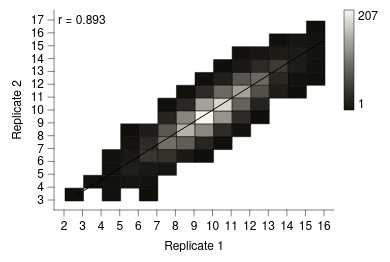

Write the Vega-Lite specification saved for this chart.
### Vega-Lite specification from a JSON file in a GitHub repository (floating-point values rounded to 4 significant figures; data arrays with more than 128 entries replaced by an {"elided": "..."} marker saying what was removed)
{"background": null, "config": {"arc": {"fill": "#DBDBDB", "fillOpacity": 1.0, "innerRadius": 25.0, "padAngle": 0.03, "stroke": "black", "strokeOpacity": 1, "strokeWidth": 0.25}, "area": {"fill": "#DBDBDB", "fillOpacity": 1.0, "stroke": "black", "strokeOpacity": 1, "strokeWidth": 0.25}, "axis": {"domain": true, "domainCap": "round", "domainColor": "black", "domainWidth": 0.25, "grid": false, "gridCap": "round", "gridColor": "#F1F1F1", "gridDash": [0, 0], "gridOpacity": 1.0, "gridWidth": 0.25, "labelColor": "black", "labelFont": "Helvetica Neue, HelveticaNeue, Helvetica, Arial, sans-serif", "labelFontSize": 6, "labelFontStyle": "normal", "labelFontWeight": 400, "offset": 0, "ticks": true, "tickCap": "round", "tickColor": "black", "tickRound": false, "tickSize": 3.0, "tickWidth": 0.25, "titleColor": "black", "titleFont": "Helvetica Neue, HelveticaNeue, Helvetica, Arial, sans-serif", "titleFontSize": 6, "titleFontStyle": "normal", "titleFontWeight": 400}, "axisX": {"domain": true, "labelAlign": "center", "labelAngle": 0, "labels": true, "ticks": true, "translate": 0}, "axisY": {"domain": true, "labelAlign": "right", "labelAngle": 0, "labels": true, "ticks": true, "translate": 0}, "axisRight": {"domain": true, "labelAlign": "left", "labelAngle": 0, "labels": true, "ticks": true, "translate": 0}, "axisTop": {"domain": true, "labelAlign": "center", "labelAngle": 0, "labels": true, "ticks": true, "translate": 0}, "axisBand": {"tickOffset": 0}, "bar": {"fill": "#DBDBDB", "fillOpacity": 1.0, "stroke": "black", "strokeOpacity": 1, "strokeWidth": 0.25}, "boxplot": {"size": 9.0, "ticks": {"cornerRadius": 0.25, "fill": "black", "opacity": 1, "size": 4.5, "thickness": 0.25}, "box": {"fillOpacity": 1.0, "stroke": "black", "strokeOpacity": 1, "strokeWidth": 0.25}, "median": {"cornerRadius": 0, "fill": "black", "fillOpacity": 1.0, "opacity": 1, "size": 9.0, "thickness": 0.25}, "rule": {"fill": "black", "fillOpacity": 1.0, "size": 10.0, "stroke": "black", "strokeDash": [0, 0], "strokeOpacity": 1, "strokeWidth": 0.25}, "outliers": {"color": "black", "fill": "black", "fillOpacity": 1.0, "size": 0, "stroke": "black", "strokeOpacity": 1, "strokeWidth": 0.25}}, "circle": {"fill": "black", "fillOpacity": 1.0, "size": 1.25, "stroke": null, "strokeOpacity": 1, "strokeWidth": 0.25}, "errorband": {"band": {"fillOpacity": 0.6, "stroke": null, "strokeWidth": 0.25, "strokeOpacity": 1}, "borders": {"opacity": 0, "strokeOpacity": 1, "strokeWidth": 0.25}}, "errorbar": {"opacity": 1, "rule": {"strokeDash": [0, 0], "strokeWidth": 0.25}, "ticks": {"color": "black", "cornerRadius": 0.125, "opacity": 1, "size": 6.0, "thickness": 0.25}, "thickness": 0.25}, "font": "Helvetica Neue, HelveticaNeue, Helvetica, Arial, sans-serif", "geoshape": {"fill": "#DBDBDB", "fillOpacity": 1.0, "stroke": "black", "strokeOpacity": 1, "strokeWidth": 0.25}, "header": {"labelColor": "black", "labelFont": "Helvetica Neue, HelveticaNeue, Helvetica, Arial, sans-serif", "labelFontSize": 6, "labelFontStyle": "normal", "labelFontWeight": 400, "titleColor": "black", "titleFont": "Helvetica Neue, HelveticaNeue, Helvetica, Arial, sans-serif", "titleFontSize": 6, "titleFontStyle": "normal", "titleFontWeight": 400, "titlePadding": 0}, "legend": {"disable": false, "offset": 4.5, "titlePadding": 4, "labelOffset": 2, "gradientLabelOffset": 2, "columnPadding": 4, "rowPadding": 2, "gradientThickness": 5, "gradientOpacity": 1.0, "gradientStrokeColor": "black", "gradientStrokeWidth": 0.25, "labelColor": "black", "labelFont": "Helvetica Neue, HelveticaNeue, Helvetica, Arial, sans-serif", "labelFontSize": 6, "labelFontStyle": "normal", "labelFontWeight": 400, "strokeColor": "black", "strokeWidth": 0, "symbolSize": 36, "symbolStrokeColor": "black", "symbolStrokeWidth": 0.25, "titleColor": "black", "titleFont": "Helvetica Neue, HelveticaNeue, Helvetica, Arial, sans-serif", "titleFontSize": 6, "titleFontStyle": "normal", "titleFontWeight": 400}, "line": {"color": "black", "stroke": "black", "strokeCap": "butt", "strokeDash": [0, 0], "strokeOpacity": 1, "strokeWidth": 0.5}, "point": {"filled": true, "fill": "#DBDBDB", "fillOpacity": 1.0, "size": 5.0, "stroke": "black", "strokeOpacity": 1, "strokeWidth": 0.25}, "range": {"category": ["#9D9D9D", "#28287D", "#004225", "#47266F", "#00605D", "#DBDBDB", "#7983C1", "#6E927B", "#937FB4", "#699A97"], "diverging": {"scheme": ["#4F4265", "#6A5C82", "#85789D", "#A196B7", "#BDB5CE", "#D8D6DD", "#F6F6F6", "#CED8D7", "#9DBFBD", "#75A3A0", "#518683", "#326967", "#164D4B"]}, "heatmap": {"scheme": ["#110F09", "#22201A", "#34322B", "#47453E", "#5B5951", "#706D66", "#86837B", "#9C9991", "#B2AFA7", "#CAC7BE", "#E1DED6", "#FAF7EE"]}, "ordinal": {"scheme": ["#F1F1F1", "#DBDBDB", "#C6C6C6", "#B2B2B2", "#9D9D9D", "#898989", "#767676", "#636363", "#515151", "#404040", "#2F2F2F", "#1F1F1F"]}, "ramp": {"scheme": ["#440154", "#472270", "#433E82", "#38598C", "#2C728E", "#238A8D", "#24A086", "#39B578", "#5DC862", "#96D646", "#CAE02D", "#FDE724"]}}, "rule": {"color": "black", "stroke": "black", "strokeCap": "round", "strokeDash": [2, 2], "strokeOpacity": 1, "strokeWidth": 0.25}, "scale": {"barBandPaddingInner": 0.1, "rectBandPaddingInner": 0, "tickBandPaddingInner": 0.1, "bandPaddingOuter": 0.1, "bandWithNestedOffsetPaddingInner": 0.2, "bandWithNestedOffsetPaddingOuter": 0.2, "offsetBandPaddingInner": 0, "offsetBandPaddingOuter": 0, "continuousPadding": 5.0, "round": false}, "rect": {"fill": "#DBDBDB", "fillOpacity": 1.0, "stroke": "black", "strokeOpacity": 1, "strokeWidth": 0.25}, "square": {"fill": "#DBDBDB", "fillOpacity": 1.0, "size": 10.0, "stroke": "black", "strokeOpacity": 1, "strokeWidth": 0.25}, "text": {"color": "black", "font": "Helvetica Neue, HelveticaNeue, Helvetica, Arial, sans-serif", "fontSize": 6, "fontStyle": "normal", "fontWeight": 400}, "tick": {"color": "black", "cornerRadius": 0.125, "opacity": 1.0, "size": 9.0, "thickness": 0.25}, "title": {"anchor": "middle", "frame": "group", "color": "black", "font": "Helvetica Neue, HelveticaNeue, Helvetica, Arial, sans-serif", "fontSize": 6, "fontStyle": "normal", "fontWeight": 400, "subtitleColor": "black", "subtitleFont": "Helvetica Neue, HelveticaNeue, Helvetica, Arial, sans-serif", "subtitleFontSize": 6, "subtitleFontStyle": "normal", "subtitleFontWeight": 400}, "trail": {"color": "black", "opacity": 1, "size": 0.5}, "view": {"continuousWidth": 140, "continuousHeight": 100, "discreteWidth": 140, "discreteHeight": 100, "fill": null, "stroke": null, "strokeWidth": 0.25}}, "layer": [{"data": {"name": "data-c3453f9bca61042f9335852521770735"}, "mark": {"type": "rect"}, "encoding": {"color": {"aggregate": "count", "title": null, "type": "quantitative", "legend": {"gradientLength": 50.0}}, "x": {"bin": {"maxbins": 24}, "field": "rep1", "title": "Replicate 1", "type": "quantitative", "scale": {"nice": false}}, "y": {"bin": {"maxbins": 24}, "field": "rep2", "title": "Replicate 2", "type": "quantitative", "scale": {"nice": false}}}}, {"layer": [{"data": {"name": "data-a3b76286ade9bf437b3d2203123b9ea2"}, "mark": {"type": "line"}, "encoding": {"x": {"field": "rep1", "type": "quantitative", "scale": {"nice": false}}, "y": {"field": "rep2", "type": "quantitative", "scale": {"nice": false}}}}, {"data": {"values": [{"__dysonsphere__": 1}]}, "mark": {"type": "text", "align": "left", "angle": 0, "baseline": "top", "dx": 0, "dy": 0, "fontSize": 6, "opacity": 1.0}, "encoding": {"text": {"value": "r = 0.893"}, "x": {"value": 2}, "y": {"value": 2}}}], "name": "__dysonsphere_9cd5d0ef55c67863_63"}], "$schema": "https://vega.github.io/schema/vega-lite/v6.4.1.json", "datasets": {"data-c3453f9bca61042f9335852521770735": {"elided": "2500 records"}, "data-a3b76286ade9bf437b3d2203123b9ea2": [{"rep1": 2.678, "rep2": 3.369, "__dysonsphere__": 1}, {"rep1": 15.98, "rep2": 15.4, "__dysonsphere__": 1}]}}
